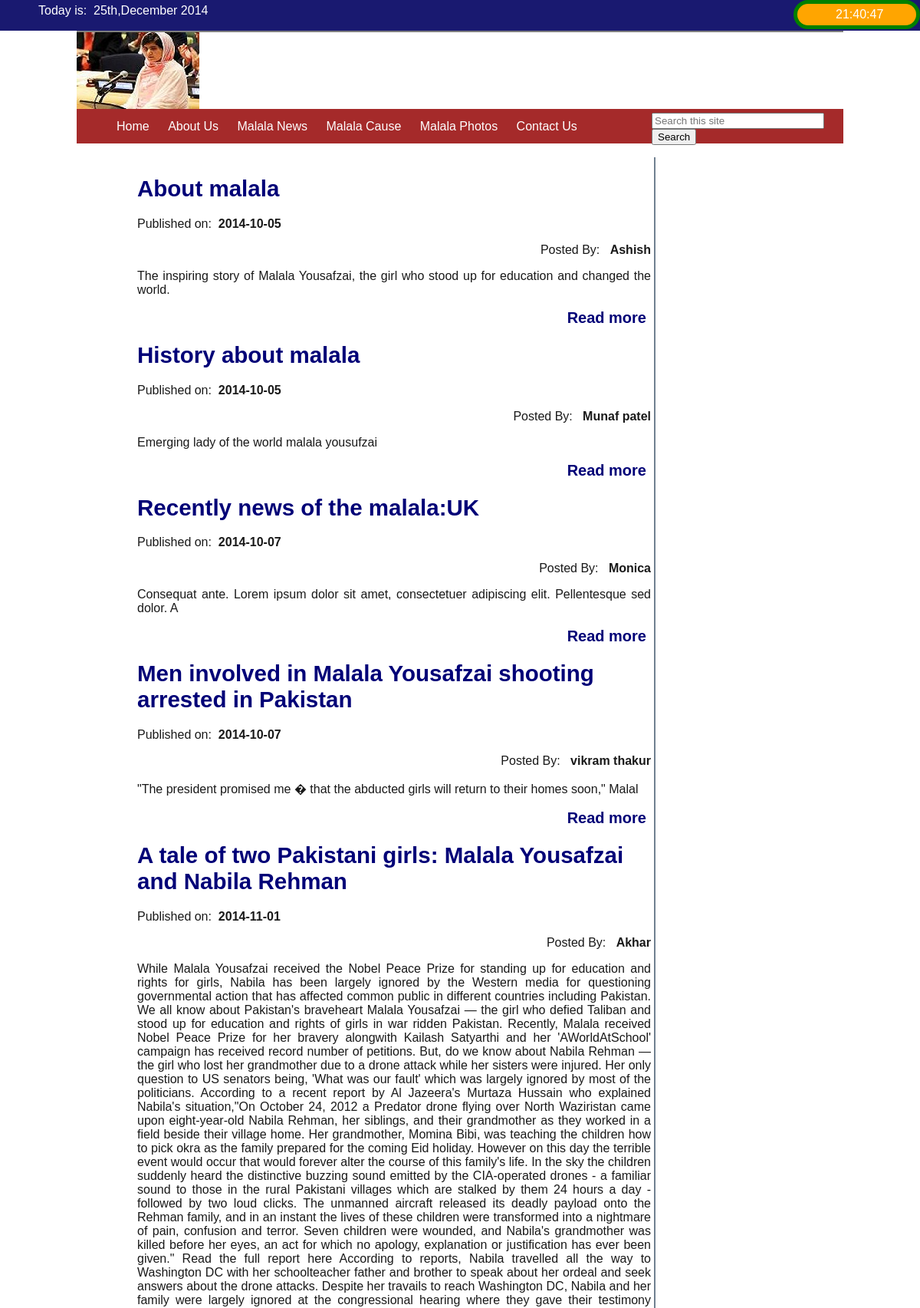
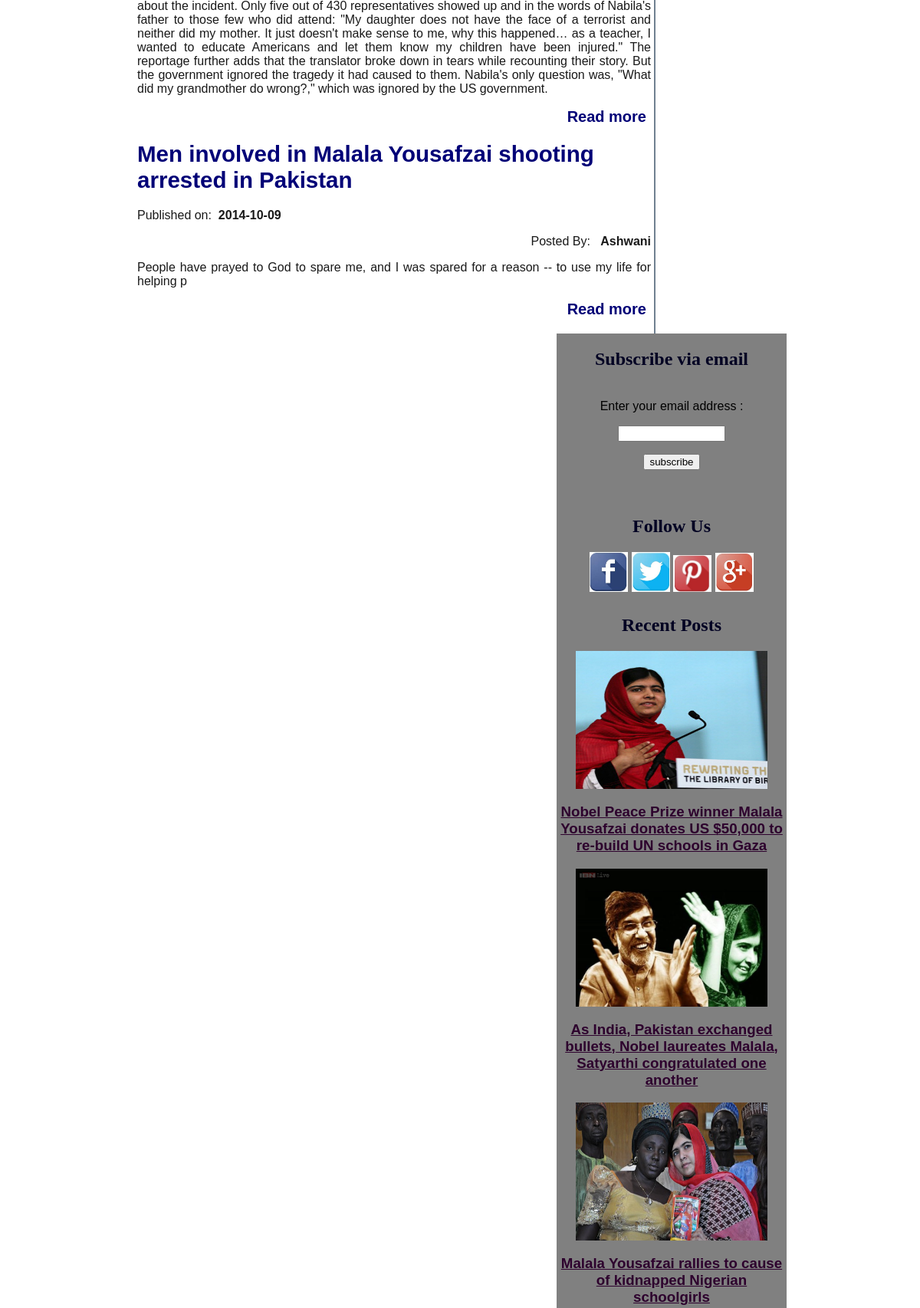
Screenshot of /index1.php (upper part) with the database file from the repository (2 pictures, top to bottom).
### tables this page shows
CREATE TABLE IF NOT EXISTS `posts` (
  `post_id` int(10) NOT NULL AUTO_INCREMENT,
  `post_title` text NOT NULL,
  `post_date` date NOT NULL,
  `post_author` varchar(100) NOT NULL,
  `post_image` varchar(100) NOT NULL,
  `post_content` longtext NOT NULL,
  PRIMARY KEY (`post_id`)
);

### includes/post_body1.php (the view, shortened to what this page needs)
<div class="post_body"><?php
 $query = "select * from posts order by rand() LIMIT 0,6";
 $run = mysql_query($query);
 while($row=mysql_fetch_array($run)){
	 $post_id = $row['post_id'];
	 $title = $row['post_title'];
	 $date = $row['post_date'];
	 $author = $row['post_author'];
	 $content = $row['post_content'];
?>
<h2><a style="text-decoration:none;" href="pages.php?id=<?php echo $post_id;?>" ><?php echo $title; ?></a></h2>
<p>Published on:&nbsp;&nbsp;<b><?php echo $date;?></b></p>
<p align="right">Posted By: &nbsp;&nbsp;<b><?php echo $author;?></b></p>
<p align="justify"><?php echo $content; ?></p>
<p align="right" class='link_red'><a href="pages.php?id=<?php echo $post_id;?>" >Read more</a></p>
<?php } ?></div>

### includes/sidebar.php (shortened to what this page needs)
<div id="sidebar">
<h2 >Subscribe via email</h2>
 <form style="  border:1px solid #CCC; padding:3px; border-style:none; text-align:center; " action="http://feedburner.google.com/fb/a/mailverify" method="post" target="popupwindow" onsubmit="window.open('http://feedburner.google.com/fb/a/mailverify?url=OnlineComputerTeacherKarachi','popupwindow','scrollbars=yes',width=550,height=520');return true" >
 <p >Enter your email address :</p><p><input type="text" style="width:140px;" name="email"  /></p><input type="submit" value="subscribe" /> </form>
 <div class="social" align="center">
     <h2 align='center' >Follow Us</h2>
     <a href="http://www.facebook.com/onlineustaadwali" target="_blank"><img  src="images/f.jpg" /></a>
     <a href="http://www.twitter.com/onlineustaadwali" target="_blank"><img src="images/t.jpg" /></a>
     <a href="http://www.ping.com/onlineustaadwali" target="_blank"><img src="images/p.jpg" /></a>
    <a href="http://www.google.com/onlineustaadwali" target="_blank"> <img  src="images/g.jpg" /></a></div>
     <h2>Recent Posts</h2>
     <?php
	 $query = "select*from posts order by 1 DESC LIMIT 0,5";
	 $run = mysql_query($query);
	 while($row=mysql_fetch_array($run))
	 {
		 $post_id=$row['post_id'];
	    $title = $row['post_title'];
		 $image = $row['post_image'];
?>
    <center><a href="pages.php?id=<?php echo $post_id;?>"><img src="images/<?php echo $image;?>" width="250" height="180"/> </a>
         <h3 ><a  href="pages.php?id=<?php echo $post_id;?>"><?php echo $title;?></a></h3></center>
	<?php }
	 ?>
</div>
</div>

### css/style.css (style rules this page uses)
body { margin:0px; padding:0px; font-family: sans-serif; }
.post_body { float:left; color: #191919; width:670px; background: #FFF; border-right:2px solid #708090; margin-left:175px; padding:4px; }
.post_body a { color:#007; margin-right:6px; font-size:1.23em; font-weight:bold; font:Georgia, serif; }
.link_red a:link { text-decoration:none; margin-right:6px; font-size:20px; font:Impact, Charcoal, sans-serif; }
#sidebar { float:right; width:300px; background:gray; margin-right:174px; }
#sidebar h2 { text-align:center; color:#002; font-family:"Comic Sans MS", cursive; }
#sidebar a { color: #2D002D; }
.social { margin:5px; padding:5px; border-bottom:2px solid gray; }
.social img { width:50px; }

### rows the page displays
posts: post_title "About malala", post_date "2014-10-05", post_author "Ashish", post_content "The inspiring story of Malala Yousafzai, the girl who stood up for education and changed the world."
posts: post_title "History about malala", post_date "2014-10-05", post_author "Munaf patel", post_content "Emerging lady of the world malala yousufzai"
posts: post_title "Recently news of the malala:UK", post_date "2014-10-07", post_author "Monica", post_content "Consequat ante. Lorem ipsum dolor sit amet, consectetuer adipiscing elit. Pellentesque sed dolor. A"
posts: post_title "Men involved in Malala Yousafzai shooting arrested in Pakistan", post_date "2014-10-07", post_author "vikram thakur", post_content "\"The president promised me � that the abducted girls will return to their homes soon,\" Malal"
posts: post_title "A tale of two Pakistani girls: Malala Yousafzai and Nabila Rehman", post_date "2014-11-01", post_author "Akhar", post_content "While Malala Yousafzai received the Nobel Peace Prize for standing up for education and rights for girls, Nabila has been largely ignored by the Western media for questioning governmental action that has affected common public in different countries including Pakistan. We all know about Pakistan's braveheart Malala Yousafzai — the girl who defied Taliban and stood up for education and rights of girls in war ridden Pakistan. Recently, Malala received Nobel Peace Prize for her bravery alongwith Kailash Satyarthi and her 'AWorldAtSchool' campaign has received record number of petitions. But, do we know about Nabila Rehman — the girl who lost her grandmother due to a drone attack while her…"
posts: post_title "Men involved in Malala Yousafzai shooting arrested in Pakistan", post_date "2014-10-09", post_author "Ashwani", post_content "People have prayed to God to spare me, and I was spared for a reason -- to use my life for helping p"
posts: post_image (picture), post_title "Nobel Peace Prize winner Malala Yousafzai donates US $50,000 to re-build UN schools in Gaza"
posts: post_image (picture), post_title "As India, Pakistan exchanged bullets, Nobel laureates Malala, Satyarthi congratulated one another"
posts: post_image (picture), post_title "Malala Yousafzai rallies to cause of kidnapped Nigerian schoolgirls"
